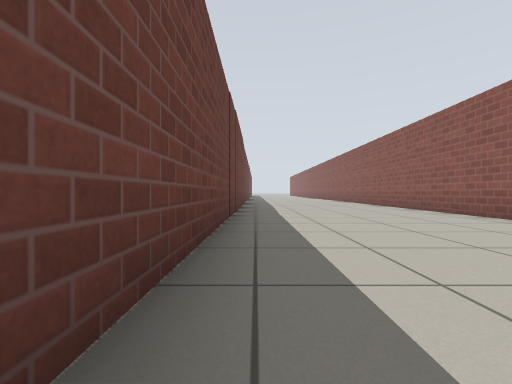
view 1 (above)

17 first-person views from a walk through a Gazebo world. The camera is 0.5 m above the floor, looks level and sees 85° across. The floor is counted in squares, 1 m on a side. Each view is taken from the middle of a square. On the plan, view 1 faces up. The plan holds only what a view shows up to about 9 squares ahead; the rest is blank. Simple patterns stand in for the simulator's built-in surfaces.

view 2
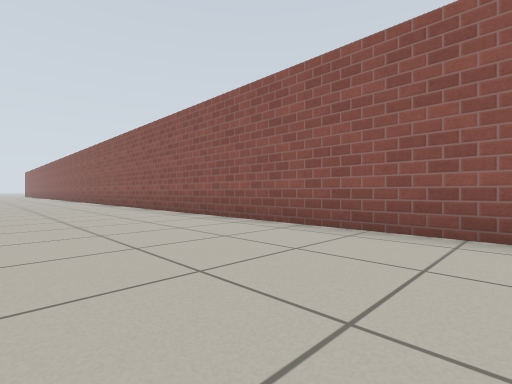

view 3
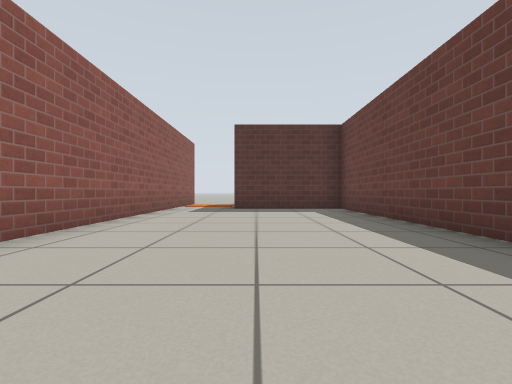

view 4
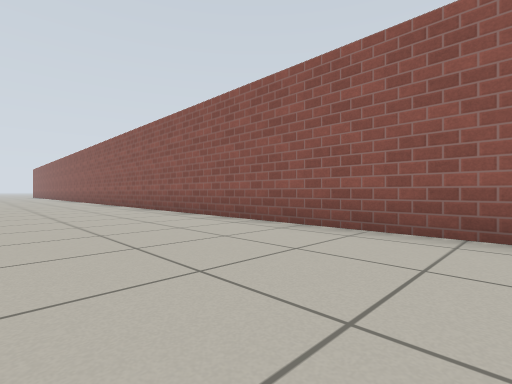

view 5
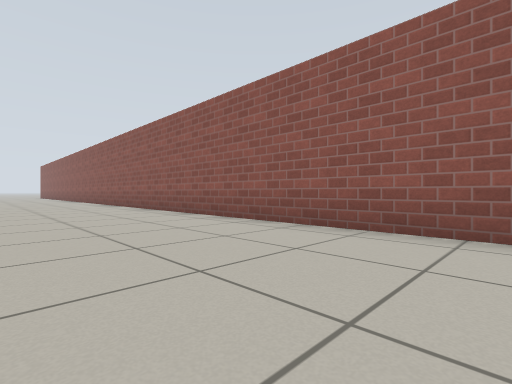

view 6
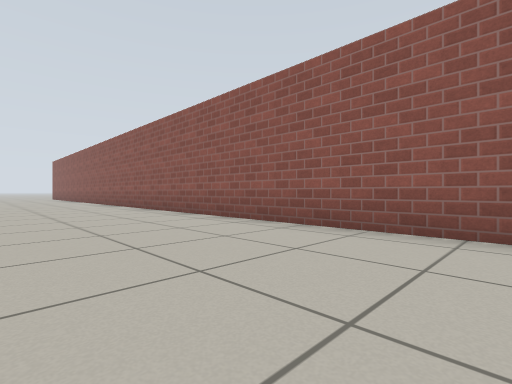

view 7
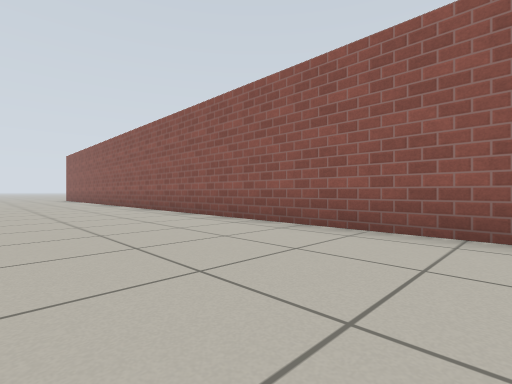

view 8
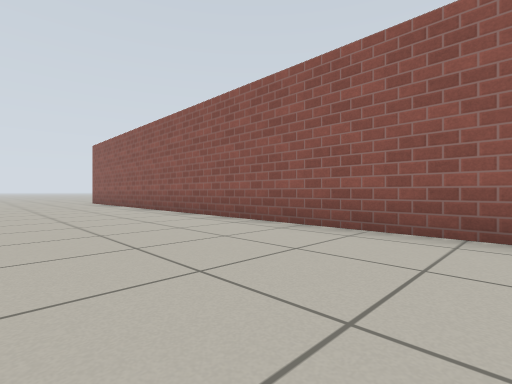

view 9
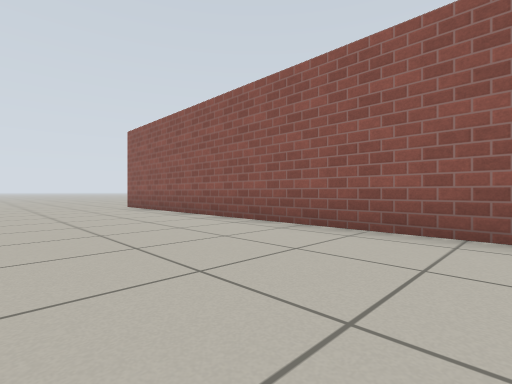

view 10
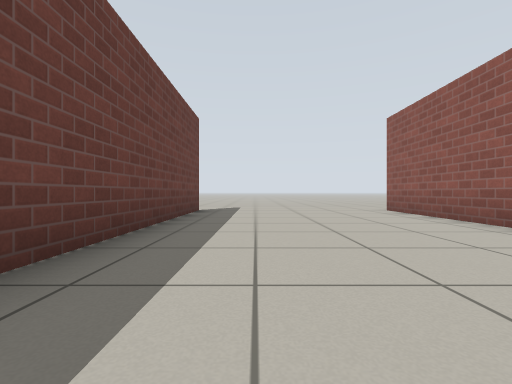

view 11
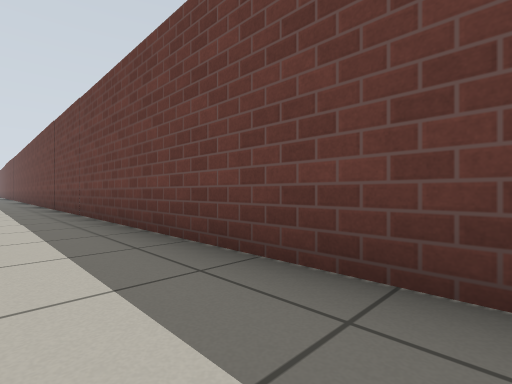

view 12
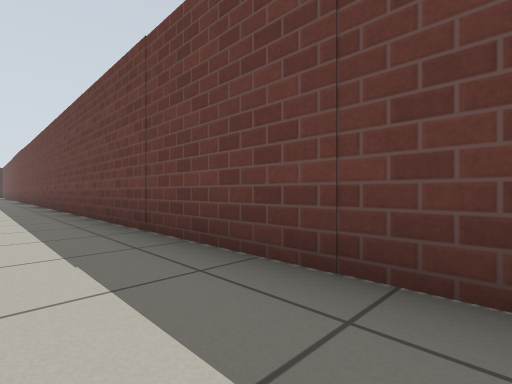

view 13
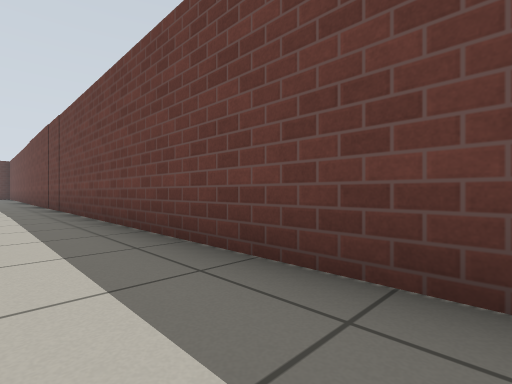

view 14
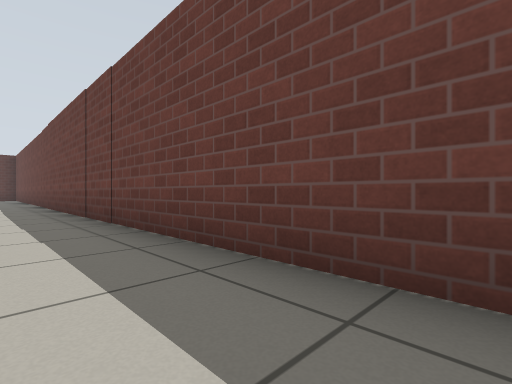

view 15
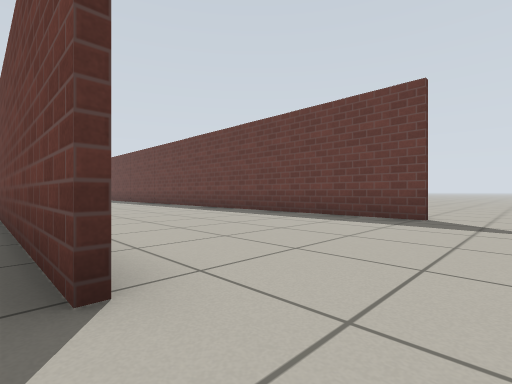

view 16
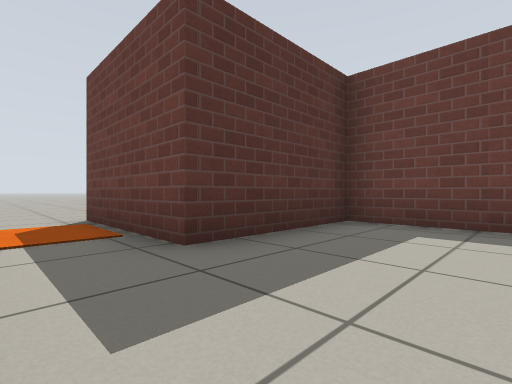

view 17
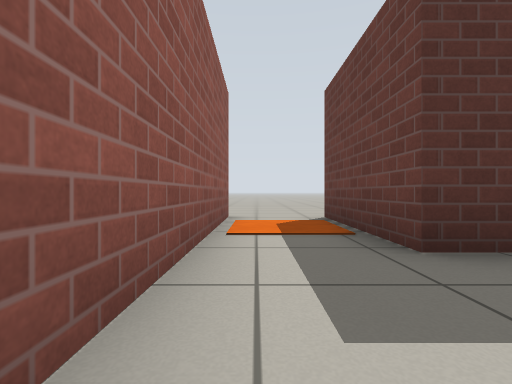

### Floor plan
Points are (right, up) in squares from view 1. A wall is a line through its corners. A room is listed if a view was taken in it or the views show most of it. See-through windows are left out.
Room 1 (views 1, 2, 3, 4, 5, 6, 7, 8, 9, 10, 11, 12, 13, 14, 16, 17)
walls: (-0.5, 37.8) (-0.5, -3.3) (2.6, -3.3) (2.6, -6.6); (4.6, -6.6) (4.6, 37.6)
ways out: opening at (5, -7.5) to room 2; opening at (5, 38.5) to room 2; opening at (-1, 38.5); opening at (3, -7.5)
Room 2 (view 15)
walls: (4.7, 37.6) (4.7, 32.3)
ways out: opening at (5, -7.5) to room 1; opening at (5, 38.5) to room 1

Positions as (right, up) in squares from view 1, and headings:
1: (0, 0), facing up
2: (1, 0), facing up-right
3: (2, 5), facing down
4: (1, 6), facing up-right
5: (1, 10), facing up-right
6: (1, 15), facing up-right
7: (1, 19), facing up-right
8: (1, 24), facing up-right
9: (1, 28), facing up-right
10: (1, 30), facing up
11: (1, 34), facing down-left
12: (1, 28), facing down-left
13: (1, 21), facing down-left
14: (1, 17), facing down-left
15: (5, 39), facing down-left
16: (4, -1), facing down-left
17: (4, -1), facing down
